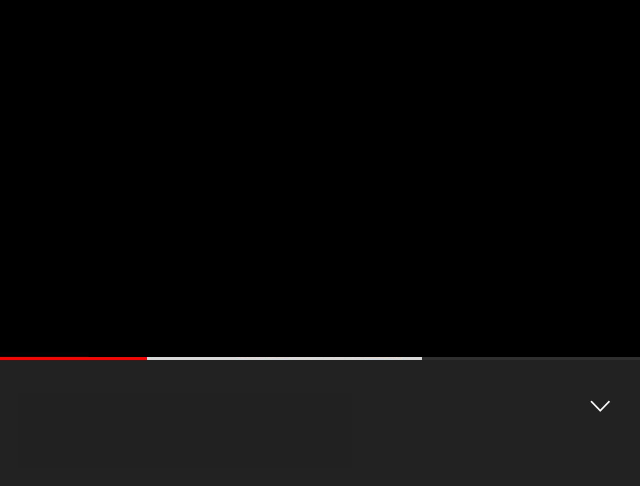
#> input picture resources/template/Template.png, 1280 x 971 px (shown at 1/2 size)
$ python main.py
#> lines starting #> are read from the running program, lines starting #| are printed output that depends on the picture; pictures that were not available may be replaced by others from this repository, and a replacement may not be noted
#> (the call stopped at in search_imag, `google_crawler = GoogleImageCrawler(storage={'root_dir': 'C:\\Users\\A..`: icrawler is not available in this run)
### memes/makeTitleYoutube.py
import random

from PIL import Image, ImageDraw, ImageFont,ImageFilter

class MakeYoutubeTitle:

    def __init__(self):
        self


    def human_format(self):
        s = random.randint(1, 13000000)
        magnitude = 0
        if s >= 1000:
            while abs(s) >= 1000:
                magnitude += 1
                s /= 1000.0
            return '{}{}'.format('{:f}'.format(s).rstrip('0').rstrip('.'), ['', 'K', 'M', 'B', 'T'][magnitude])
        else:
            return s

    def time_ago(self):
        time = ['day','month','year',"hour","minute"]

        c = random.choice(time)
        if c == "day":
            return  str(random.randint(1, 31)) + " day ago"
        elif c == "month":
            return str(random.randint(1, 12)) + " month ago"
        elif c == "year":
            return str(random.randint(1, 18)) + " yeat ago"
        elif c == "hour":
            return str(random.randint(1, 24)) + " hour ago"
        elif c == "minute":
            return str(random.randint(1, 60)) + " minute ago"

    def make_text_title_and_views(self,text,number,timeago):
#> called with text = 'Juan', number = '6.463344M', timeago = '2 hour ago'
        image = Image.open("resources/template/Template.png")
#> image is the input picture: PIL image 1280x971 RGBA; mean R, G, B, A 9.7, 9.4, 9.4, 255
        draw  = ImageDraw.Draw(image)
        font = ImageFont.truetype("resources/fonts/youtube-sans-light.ttf",65)
        fontv = ImageFont.truetype("resources/fonts/youtube-sans-light.ttf", 40)
        draw.text((45,789),text,font=font,fill="white")
        textView = number + " views " + timeago
        draw.text((45, 869), textView, font=fontv, fill="grey")
        image.save("resources/template/TemplateCambiado.png")
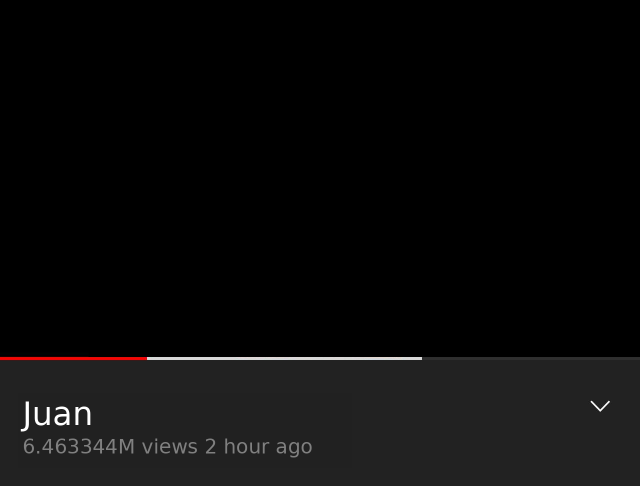
#> saved as TemplateCambiado.png: PIL image 1280x971 RGBA (shown at 1/2 size); mean R, G, B, A 10.4, 10.1, 10.1, 255

    def merges_tamplate_image(self):
        s = random.randint(0,9)
        im1 = Image.open("resources/template/TemplateCambiado.png")
        im2 = Image.open("resources/images/00000"+str(s)+".jpg").resize((610,698))
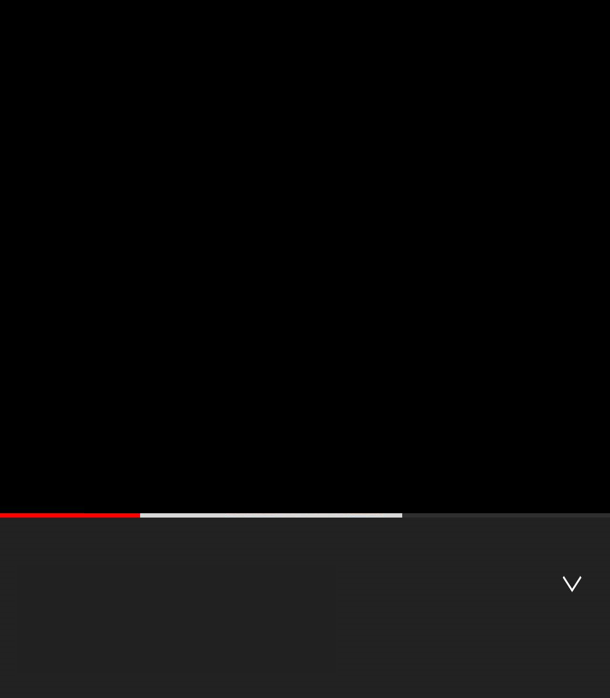
#> im2: PIL image 610x698 RGBA; mean R, G, B, A 9.7, 9.4, 9.4, 255
        im1.paste(im2,(339,5))
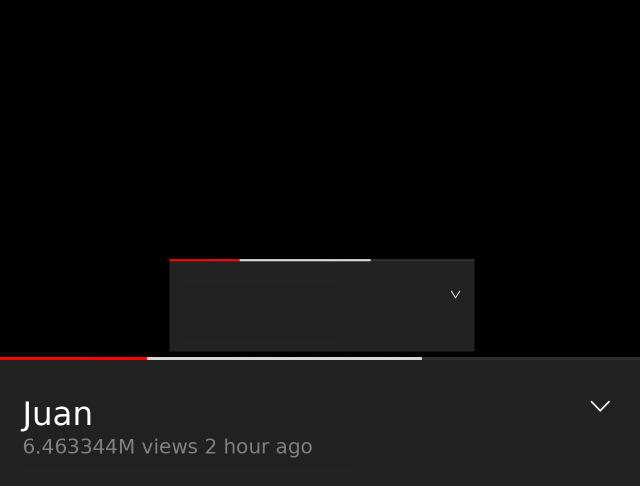
#> im1: PIL image 1280x971 RGBA (shown at 1/2 size); mean R, G, B, A 13.8, 13.3, 13.3, 255
        im1.save("resources/output/FinalResult.png",quality=95)

### memes/GetSourceFile.py
from icrawler.builtin import GoogleImageCrawler

class GetSourceFile:
    def __init__(self, search, quantity):
        self.search = search
        self.quantity = quantity

    def search_imag(self):
        google_crawler = GoogleImageCrawler(storage={'root_dir': 'C:\\Users\\ARRMEED\\Documents\\Projectos\\YoutubeBotV\\resources\\images'})
        google_crawler.crawl(keyword=self.search, max_num= self.quantity)


### main.py
from memes.GetSourceFile import GetSourceFile
from memes.makeTitleYoutube import MakeYoutubeTitle

text = "Juan"

M = GetSourceFile(text,9);
M.search_imag()

g = MakeYoutubeTitle()
g.make_text_title_and_views(text,g.human_format(),g.time_ago())
g.merges_tamplate_image()
